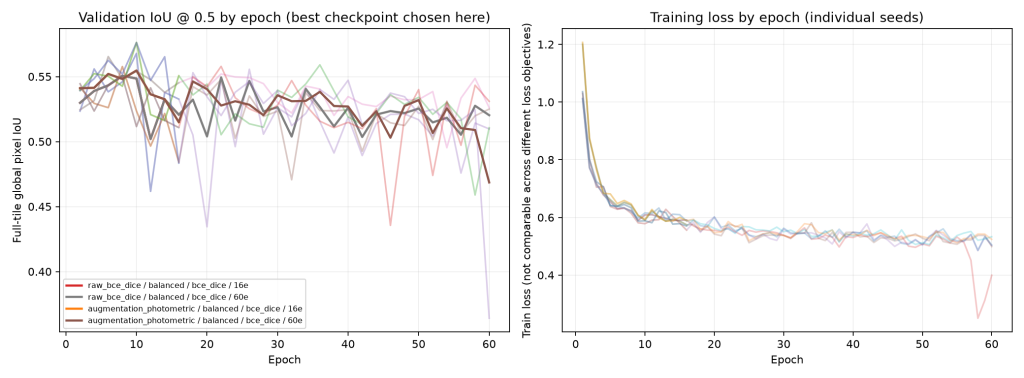
#> input picture reference_data/validation_learning_curves.png, 2048 x 756 px (shown at 1/2 size)
$ python -i final_report.py   (imports and definitions only)
#> lines starting #> are read from the running program, lines starting #| are printed output that depends on the picture
#!/usr/bin/env python3
"""Generate a reproducible SpaceNet8 Germany final report; no training.

Works inside the existing v6 project. Reads published local run artifacts and
uses original prepared masks to compute true TN. Never retunes thresholds or
performs model selection. With --summary-only, generates a clearly labeled
preliminary report using verified previously supplied aggregate metrics.
"""
from __future__ import annotations

import argparse
import csv
import hashlib
import json
import math
import sys
from pathlib import Path

import numpy as np
import cv2
import matplotlib
# [1 line not run here, left out]
import matplotlib.pyplot as plt
from matplotlib.colors import LinearSegmentedColormap

try:
    from reportlab.platypus import (SimpleDocTemplate, Paragraph, Spacer, Table,
                                   TableStyle, Image as RLImage, PageBreak, KeepTogether)
    from reportlab.lib import colors
    from reportlab.lib.styles import getSampleStyleSheet, ParagraphStyle
    from reportlab.lib.enums import TA_CENTER, TA_LEFT
    from reportlab.lib.units import inch
    from reportlab.lib.pagesizes import A4
except ImportError as exc:
    raise SystemExit('Missing reportlab: python -m pip install reportlab') from exc

RAW = 'v6_raw_bce_dice_balanced_e16_seed333'
PHOTO = 'v6_augmentation_photometric_balanced_e16_seed333'
OLD_RAW = 'raw_bce_dice_seed111'
CLAHE = 'clahe_seed111'
OLD_BCE = 'matched_bce_seed111'
COMBINED = 'augmentation_seed111'

DESCRIPTIONS = {
    RAW: 'Raw RGB, v6 (seed 333)',
    PHOTO: 'Photometric augmentation, v6 (seed 333)',
    OLD_RAW: 'Raw RGB, original study (seed 111)',
    CLAHE: 'CLAHE, original study (seed 111)',
    OLD_BCE: 'BCE only, original study (seed 111)',
    COMBINED: 'Combined augmentation, original study (seed 111)',
}
# Verified from user-shared output. Used ONLY for summary-only mode.
KNOWN_TEST = {
    RAW: dict(iou=.5229,dice=.6867,precision=.5869,recall=.8274),
    PHOTO: dict(iou=.5114,dice=.6767,precision=.5708,recall=.8309),
    OLD_RAW: dict(iou=.5134,dice=.6785,precision=.5675,recall=.8434),
    CLAHE: dict(iou=.5187,dice=.6831,precision=.5832,recall=.8242),
    OLD_BCE: dict(iou=.4998,dice=.6665,precision=.5540,recall=.8363),
    COMBINED: dict(iou=.4434,dice=.6144,precision=.4907,recall=.8213),
}
COL = {'raw':'#197b76', 'clahe':'#e29e44', 'photo':'#9055a2',
       'muted':'#64748b', 'ink':'#172a42', 'red':'#cc4f58', 'blue':'#3765af'}


def read_json(path):
    return json.loads(Path(path).read_text(encoding='utf-8'))


# [76 lines left out: functions records_csv, write_csv, metrics_from_confusion, read_test_metrics, validate_split, confusion_exact, not called in this run]


def preproc_clahe(image):
    """Same image enhancement as experiments.engine.preprocess(...,'clahe')."""
    if image.dtype != np.uint8 or image.ndim!=3 or image.shape[2]!=3:
        raise ValueError('CLAHE requires uint8 HWC RGB, exactly as in training')
    lab=cv2.cvtColor(image,cv2.COLOR_RGB2LAB)
#> lab: shape (756, 2048, 3); mean of channels 0, 1, 2 247.2, 128.3, 128.1
    l,a,b=cv2.split(lab)
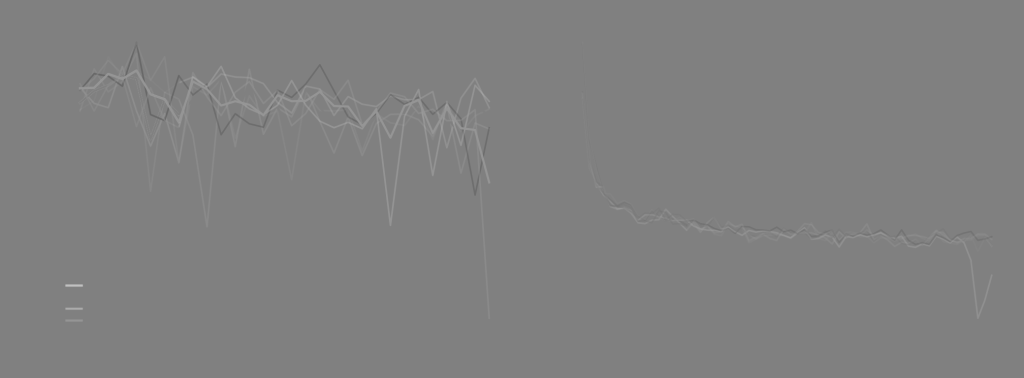
#> a: shape (756, 2048) (shown at 1/2 size); min 102, max 193, mean 128.3
    l=cv2.createCLAHE(clipLimit=2.0,tileGridSize=(8,8)).apply(l)
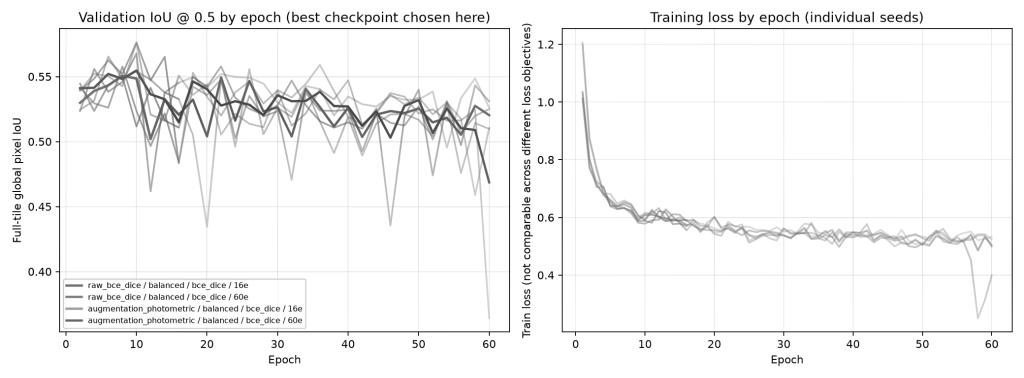
#> l: shape (756, 2048) (shown at 1/2 size); min 1, max 255, mean 245.6
    return cv2.cvtColor(cv2.merge([l,a,b]),cv2.COLOR_LAB2RGB)


def tile(base, image_id):
    with np.load(base/'dataset'/f'{image_id}.npz') as d:
        return d['image'].copy(), d['mask'].astype(bool).copy()


# [68 lines left out: functions pred, viz_overlay, plt_base, chart_test, chart_confusion, not called in this run]


def chart_before_after(image,out):
    after=preproc_clahe(image)
    orig_l=cv2.cvtColor(image,cv2.COLOR_RGB2LAB)[:,:,0]
    proc_l=cv2.cvtColor(after,cv2.COLOR_RGB2LAB)[:,:,0]
    fig,axs=plt.subplots(2,2,figsize=(10.6,8.0),gridspec_kw={'height_ratios':[3,1]})
    axs[0,0].imshow(image);axs[0,0].set_title('Before | Original RGB (no enhancement)')
    axs[0,1].imshow(after);axs[0,1].set_title('After | CLAHE on LAB luminance')
    for ax in axs[0]:ax.axis('off')
    axs[1,0].hist(orig_l.ravel(),bins=48,range=(0,256),color=COL['raw'],alpha=.9)
    axs[1,1].hist(proc_l.ravel(),bins=48,range=(0,256),color=COL['clahe'],alpha=.9)
    for ax in axs[1]: ax.set_xlabel('Luminance (L channel, 8-bit)');ax.set_ylabel('Pixel count');ax.grid(alpha=.13)
    fig.tight_layout();fig.savefig(out,dpi=155,bbox_inches='tight');plt.close(fig)
#> after `fig.tight_layout()`:
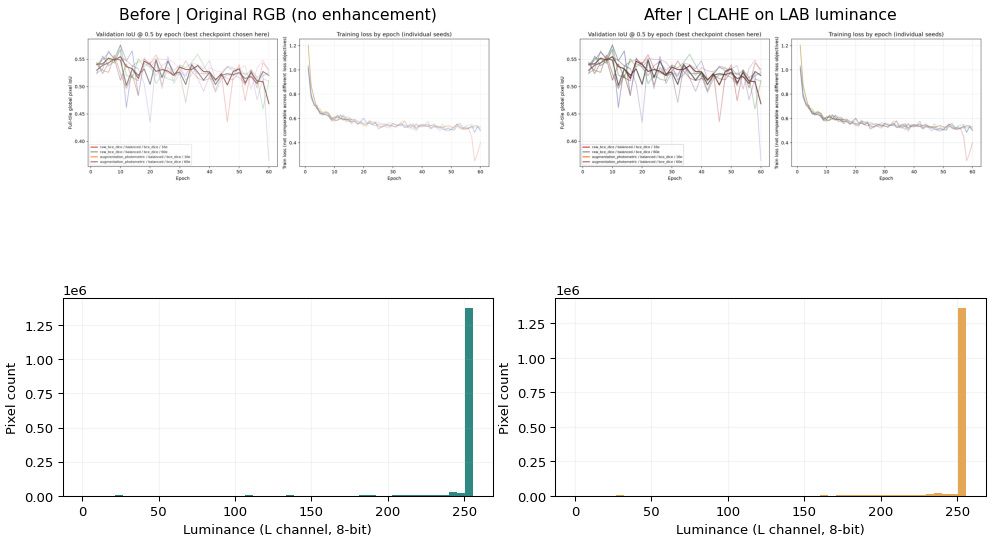
#> figure drawn by matplotlib, 4 panels; panel 3: tallest bar 1373532 high, from x = 250.7 to 256; panel 4: tallest bar 1361246 high, from x = 250.7 to 256
    return {'raw_luminance_std':float(orig_l.std()),'clahe_luminance_std':float(proc_l.std())}


# [260 lines left out: functions chart_predictions, chart_validation_summary, make_report, main, not called in this run]


# [2 lines not run here, left out]

>>> import cv2
>>> picture = cv2.cvtColor(cv2.imread('reference_data/validation_learning_curves.png'), cv2.COLOR_BGR2RGB)
>>> result = chart_before_after(picture, 'out.png')
#> result = {'raw_luminance_std': 32.24, 'clahe_luminance_std': 34.97}
